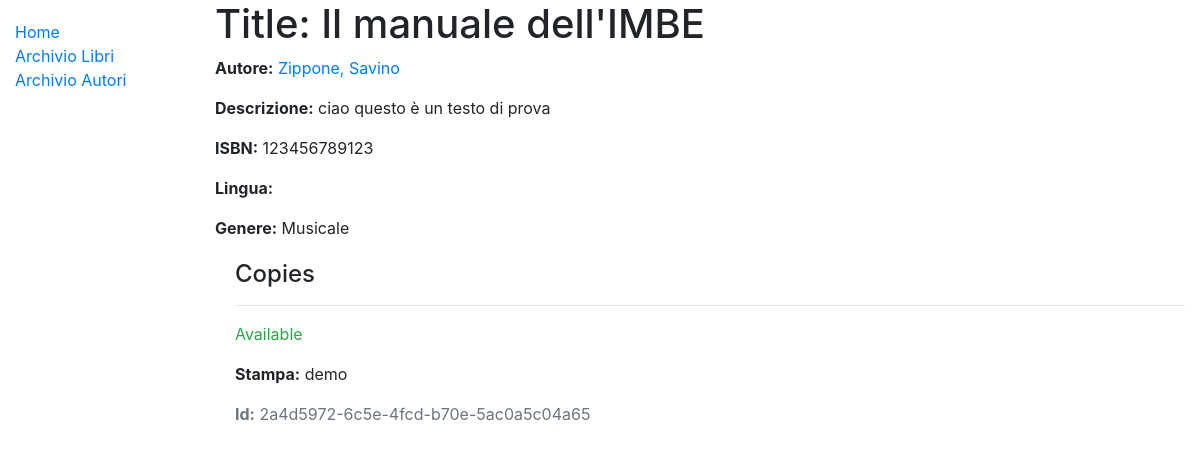
/catalog/book/1, run on the app's committed database.
### catalog/models.py (models this page shows, shortened)
class Book(models.Model):
    title = models.CharField(max_length=200)
    author = models.ForeignKey('Author', on_delete=models.SET_NULL, null=True)
    summary = models.TextField(max_length=1000, help_text='Enter a brief description of the book')
    isbn = models.CharField('ISBN', max_length=13, help_text='13 Character <a href="https://www.isbn-international.org/content/what-isbn">ISBN number</a>')
    genre = models.ManyToManyField(Genre, help_text='Select a genre for this book')
    def display_genre(self):
        """Create a string for the Genre. This is required to display genre in Admin."""
        return ', '.join(genre.name for genre in self.genre.all()[:3])
    display_genre.short_description = 'Genre'

class Author(models.Model):
    first_name = models.CharField(max_length=100)
    last_name = models.CharField(max_length=100)
    date_of_birth = models.DateField(null=True, blank=True)
    date_of_death = models.DateField('Died', null=True, blank=True)
    class Meta:
        ordering = ['last_name', 'first_name']
    def get_absolute_url(self):
        return reverse('author-detail', args=[str(self.id)])
    def __str__(self):
        return f'{self.last_name}, {self.first_name}'

class Genre(models.Model):
    name = models.CharField(max_length=200, help_text='Enter a book genre (e.g. Science Fiction)')
    def __str__(self):
        return self.name

class BookInstance(models.Model):
    id = models.UUIDField(primary_key=True, default=uuid.uuid4, help_text='Unique ID for this particular book across whole library')
    book = models.ForeignKey('Book', on_delete=models.SET_NULL, null=True)
    imprint = models.CharField(max_length=200)
    due_back = models.DateField(null=True, blank=True)
    LOAN_STATUS = (
        ('m', 'Maintenance'),
        ('o', 'On loan'),
        ('a', 'Available'),
        ('r', 'Reserved'),
    )
    status = models.CharField(
        max_length=1,
        choices=LOAN_STATUS,
        blank=True,
        default='m',
        help_text='Book availability',
    )
    class Meta:
        ordering = ['due_back']

### catalog/views.py (the view)
# urls.py: path('book/<int:pk>', views.BookDetailView.as_view(), name='book-detail'),
class BookDetailView(generic.DetailView):
    model = Book

### catalog/templates/catalog/book_detail.html (shortened to what this page needs)
{% extends "base_generic.html" %}
{% block content %}
  <h1>Title: {{ book.title }}</h1>
  <p><strong>Autore:</strong> <a href="{{book.author.get_absolute_url}}">{{ book.author }}</a></p>
  <p><strong>Descrizione:</strong> {{ book.summary }}</p>
  <p><strong>ISBN:</strong> {{ book.isbn }}</p>
  <p><strong>Lingua:</strong> {{ book.language }}</p>
  <p><strong>Genere:</strong> {% for genre in book.genre.all %} {{ genre }}{% if not forloop.last %}, {% endif %}{% endfor %}</p>
  <div style="margin-left:20px;margin-top:20px">
    <h4>Copies</h4>
    {% for copy in book.bookinstance_set.all %}
      <hr>
      <p class="
        {% if copy.status == 'a' %}
          text-success
        {% elif copy.status == 'm' %}
          text-danger
        {% else %}
          text-warning
        {% endif %}">
        {{ copy.get_status_display }}
      </p>
      <p><strong>Stampa:</strong> {{ copy.imprint }}</p>
      <p class="text-muted"><strong>Id:</strong> {{ copy.id }}</p>
    {% endfor %}
  </div>
{% endblock %}

### data on the page
Book: title "Il manuale dell'IMBE", author "Zippone, Savino", summary "ciao questo è un testo di prova", isbn "123456789123"
Genre: name "Musicale"
BookInstance: status "Available", imprint "demo", id "2a4d5972-6c5e-4fcd-b70e-5ac0a5c04a65"
